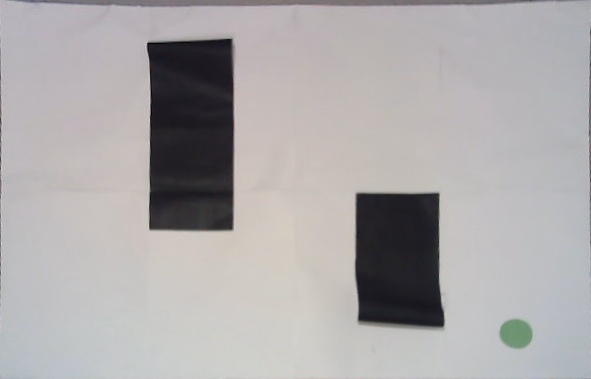
#> input picture map.jpg, 591 x 379 px
$ python A_star.py
#> lines starting #> are read from the running program, lines starting #| are printed output that depends on the picture; after the words box and inside, x2 and y2 are one past the last pixel; in counts of white or black regions, pixels touching at a corner belong together
# -*- coding: utf-8 -*-
"""
Created on Tue Nov 17 15:00:20 2020

@author: Celinna
"""

import math
import numpy as np
import matplotlib.pyplot as plt
from matplotlib import colors
import cv2


# -----------------------------------------
# FUNCTIONS
# -----------------------------------------
# [24 lines left out: function create_empty_plot, not called in this run]

def get_map(image,factor):
#> called with image = 'map.jpg', factor = 3
    img = cv2.imread(image, cv2.IMREAD_GRAYSCALE)
#> img: shape (379, 591); min 2, max 215, mean 170.4

    new_img = cv2.resize(img,(int(img.shape[1]/factor),int(img.shape[0]/factor)))

    ret, thresh = cv2.threshold(new_img,127,255,cv2.THRESH_BINARY_INV)
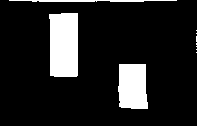
#> thresh: shape (126, 197); 13.2% white; 10 white regions (7 under 20 px), largest, box (x1, y1, x2, y2) and area: (49, 13, 78, 77) 1781, (118, 64, 148, 109) 1227, (9, 0, 177, 2) 264

    thresh[thresh == 255] = 1
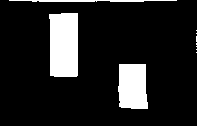
#> thresh: shape (126, 197); values 0 (black) and 1 (white), 13.2% white; 10 white regions (7 under 20 px), largest, box (x1, y1, x2, y2) and area: (49, 13, 78, 77) 1781, (118, 64, 148, 109) 1227, (9, 0, 177, 2) 264

    thresh = np.asarray(thresh)

     #plt.imshow(thresh)
    return thresh


# [9 lines left out: function _get_movements_4n, not called in this run]

def _get_movements_8n():
    """
    Get all possible 8-connectivity movements. Equivalent to get_movements_in_radius(1)
    (up, down, left, right and the 4 diagonals).
    :return: list of movements with cost [(dx, dy, movement_cost)]
    """
    s2 = math.sqrt(2)
    return [(1, 0, 1.0),
            (0, 1, 1.0),
            (-1, 0, 1.0),
            (0, -1, 1.0),
            (1, 1, s2),
            (-1, 1, s2),
            (-1, -1, s2),
            (1, -1, s2)]


# [15 lines left out: function reconstruct_path, not called in this run]


def A_Star(start, goal, h, coords, occupancy_grid, max_val, movement_type="4N"):
    """
    A* for 2D occupancy grid. Finds a path from start to goal.
    h is the heuristic function. h(n) estimates the cost to reach goal from node n.
    :param start: start node (x, y)
    :param goal_m: goal node (x, y)
    :param occupancy_grid: the grid map
    :param movement: select between 4-connectivity ('4N') and 8-connectivity ('8N', default)
    :return: a tuple that contains: (the resulting path in meters, the resulting path in data array indices)
    """

    print("Starting path planning using A*...")
    # Check if the start and goal are within the boundaries of the map
    for point in [start, goal]:
        assert point[0]>=0 and point[0]<max_val[0], "start or end goal not contained in the map"
        assert point[1]>=0 and point[1]<max_val[1], "start or end goal not contained in the map"

    # check if start and goal nodes correspond to free spaces
    if occupancy_grid[start[0], start[1]]:
        raise Exception('Start node is not traversable')

    if occupancy_grid[goal[0], goal[1]]:
        raise Exception('Goal node is not traversable')

    # get the possible movements corresponding to the selected connectivity
    if movement_type == '4N':
        movements = _get_movements_4n()
    elif movement_type == '8N':
        movements = _get_movements_8n()
    else:
        raise ValueError('Unknown movement')

    # --------------------------------------------------------------------------------------------
    # A* Algorithm implementation - feel free to change the structure / use another pseudo-code
    # --------------------------------------------------------------------------------------------

    # The set of visited nodes that need to be (re-)expanded, i.e. for which the neighbors need to be explored
    # Initially, only the start node is known.
    openSet = [start]

    # The set of visited nodes that no longer need to be expanded.
    closedSet = []

    # For node n, cameFrom[n] is the node immediately preceding it on the cheapest path from start to n currently known.
    cameFrom = dict()

    # For node n, gScore[n] is the cost of the cheapest path from start to n currently known.
    gScore = dict(zip(coords, [np.inf for x in range(len(coords))]))
    gScore[start] = 0

    # For node n, fScore[n] := gScore[n] + h(n). map with default value of Infinity
    fScore = dict(zip(coords, [np.inf for x in range(len(coords))]))
    fScore[start] = h[start]

    # while there are still elements to investigate
    while openSet != []:

        #the node in openSet having the lowest fScore[] value
        fScore_openSet = {key:val for (key,val) in fScore.items() if key in openSet}
        current = min(fScore_openSet, key=fScore_openSet.get)
        del fScore_openSet

        #If the goal is reached, reconstruct and return the obtained path
        if current == goal:
            return reconstruct_path(cameFrom, current), closedSet

        openSet.remove(current)
        closedSet.append(current)

        #for each neighbor of current:
        for dx, dy, deltacost in movements:

            neighbor = (current[0]+dx, current[1]+dy)

            # if the node is not in the map, skip
            if (neighbor[0] >= occupancy_grid.shape[0]) or (neighbor[1] >= occupancy_grid.shape[1]) or (neighbor[0] < 0) or (neighbor[1] < 0):
                continue

            # if the node is occupied or has already been visited, skip
            if (occupancy_grid[neighbor[0], neighbor[1]]) or (neighbor in closedSet):
                continue

            # d(current,neighbor) is the weight of the edge from current to neighbor
            # tentative_gScore is the distance from start to the neighbor through current
            tentative_gScore = gScore[current] + deltacost

            if neighbor not in openSet:
                openSet.append(neighbor)

            if tentative_gScore < gScore[neighbor]:
                # This path to neighbor is better than any previous one. Record it!
                cameFrom[neighbor] = current
                gScore[neighbor] = tentative_gScore
                fScore[neighbor] = gScore[neighbor] + h[neighbor]

    # Open set is empty but goal was never reached
    print("No path found to goal")
    return [], closedSet


# Define the start and end goal
start = (0,0)
goal = (50,80)


resize_factor = 3 # Resize occupancy grid
occupancy_grid = get_map('map.jpg',resize_factor)
max_x, max_y = occupancy_grid.shape # Size of the map
#> max_x = 126; max_y = 197
max_val = [max_x,max_y]
#> max_val = [126, 197]


# List of all coordinates in the grid
x,y = np.mgrid[0:max_x:1, 0:max_y:1]
pos = np.empty(x.shape + (2,))
pos[:, :, 0] = x; pos[:, :, 1] = y
pos = np.reshape(pos, (x.shape[0]*x.shape[1], 2))
coords = list([(int(x[0]), int(x[1])) for x in pos])

# Define the heuristic, here = distance to goal ignoring obstacles
h = np.linalg.norm(pos - goal, axis=-1)
h = dict(zip(coords, h))

# Run the A* algorithm
path, visitedNodes = A_Star(start, goal, h, coords, occupancy_grid, max_val, movement_type="8N")
#> (the run stopped early here; a loop or call above may not have finished)
